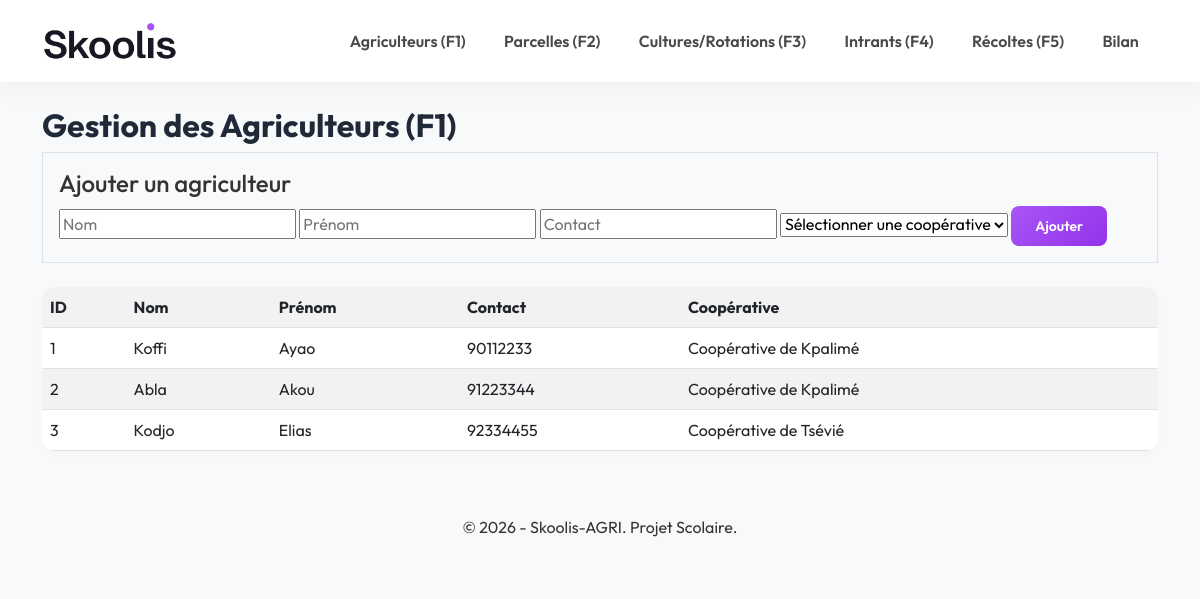
Page /php_app/agriculteurs.php on the committed database.
### tables this page shows
CREATE TABLE agriculteur (
    id_agriculteur INT AUTO_INCREMENT PRIMARY KEY,
    nom VARCHAR(50) NOT NULL,
    prenom VARCHAR(50) NOT NULL,
    contact VARCHAR(50),
    id_cooperative INT,
    FOREIGN KEY (id_cooperative) REFERENCES cooperative(id_cooperative) ON DELETE SET NULL
);

CREATE TABLE cooperative (
    id_cooperative INT AUTO_INCREMENT PRIMARY KEY,
    nom VARCHAR(100) NOT NULL,
    adresse VARCHAR(255)
);

### php_app/agriculteurs.php (the view, shortened to what this page needs)
<?php
require 'db.php';
$agriculteurs = $pdo->query("SELECT a.*, c.nom as coop FROM agriculteur a LEFT JOIN cooperative c ON a.id_cooperative = c.id_cooperative")->fetchAll();
include 'header.php';
?>
<h2>Gestion des Agriculteurs (F1)</h2>
<form method="post" class="mb-4 bg-light p-3 border">
    <h4>Ajouter un agriculteur</h4>
    <input type="text" name="nom" placeholder="Nom" required>
    <input type="text" name="prenom" placeholder="Prénom" required>
    <input type="text" name="contact" placeholder="Contact">
    <select name="id_cooperative">
        <option value="">Sélectionner une coopérative</option>
    </select>
    <button type="submit" class="btn btn-sm btn-primary">Ajouter</button>
</form>
<table class="table table-striped">
    <tr><th>ID</th><th>Nom</th><th>Prénom</th><th>Contact</th><th>Coopérative</th></tr>
    <?php foreach ($agriculteurs as $a): ?>
    <tr><td><?= $a['id_agriculteur'] ?></td><td><?= htmlspecialchars($a['nom']) ?></td><td><?= htmlspecialchars($a['prenom']) ?></td><td><?= htmlspecialchars($a['contact']) ?></td><td><?= htmlspecialchars($a['coop']) ?></td></tr>
    <?php endforeach; ?>
</table>
<?php include 'footer.php'; ?>

### php_app/assets/css/style.css (style rules this page uses)
body { font-family: 'Outfit', sans-serif; background-color: #f8f9fa; color: #333; }
.btn-primary, .btn-success { background: linear-gradient(135deg, #a855f7, #9333ea); border: none; border-radius: 8px; padding: 0.6rem 1.5rem; font-weight: 600; transition: all 0.3s ease; }
h1, h2, h3 { font-weight: 700; color: #1f2937; }
.table { background: white; border-radius: 12px; overflow: hidden; box-shadow: 0 4px 6px rgba(0,0,0,0.02); }

### rows in the picture
agriculteur: id_agriculteur "1", nom "Koffi", prenom "Ayao", contact "90112233", id_cooperative.nom "Coopérative de Kpalimé"
agriculteur: id_agriculteur "2", nom "Abla", prenom "Akou", contact "91223344", id_cooperative.nom "Coopérative de Kpalimé"
agriculteur: id_agriculteur "3", nom "Kodjo", prenom "Elias", contact "92334455", id_cooperative.nom "Coopérative de Tsévié"
